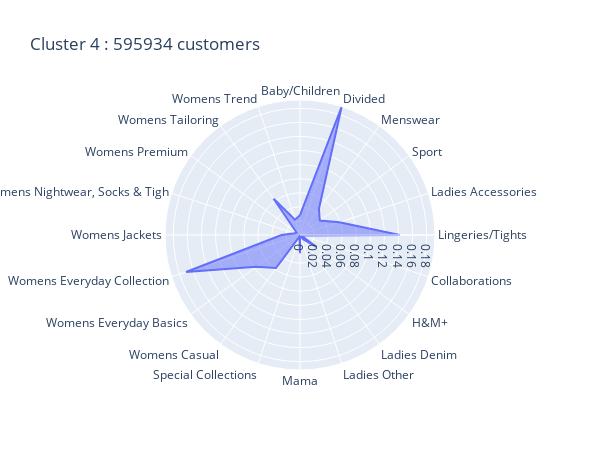

Source (notebook cell):
### Code cell
cluster_order = pd.Series(cluster_labels).value_counts().iteritems()

# show the radar plot for each cluster in the order of the number of customers
for i, number in cluster_order:
    fig = px.line_polar(centers, r=i, theta='r', line_close=True,title=f'Cluster {i} : {number} customers',width = 600, height=450)
    fig.update_traces(fill='toself')
    fig.show()
    display((centers[[str(i)]]*100).applymap('{:,.2f}%'.format).T.rename(columns=centers['r']))
    print(i, number)

### Figure 1 — Plotly figure (JSON) as saved in the notebook; plotly's stock layout.template omitted (floating-point values rounded to 4 significant figures)
{"data": [{"fill": "toself", "hovertemplate": "4=%{r}<br>r=%{theta}<extra></extra>", "legendgroup": "", "line": {"color": "#636efa", "dash": "solid"}, "marker": {"symbol": "circle"}, "mode": "lines", "name": "", "r": [0.02823, 0.1918, 0.04581, 0.03475, 0.05894, 0.1417, 0.002162, 0.02891, 0.007251, 3.646e-05, 0.02582, 0.002413, 0.05809, 0.07704, 0.1703, 0.02615, 0.007907, 0.006078, 0.06377, 0.02289, 0.02823], "showlegend": false, "subplot": "polar", "theta": ["Baby/Children", "Divided", "Menswear", "Sport", "Ladies Accessories", "Lingeries/Tights", "Collaborations", "H&M+", "Ladies Denim", "Ladies Other", "Mama", "Special Collections", "Womens Casual", "Womens Everyday Basics", "Womens Everyday Collection", "Womens Jackets", "Womens Nightwear, Socks & Tigh", "Womens Premium", "Womens Tailoring", "Womens Trend", "Baby/Children"], "type": "scatterpolar"}], "layout": {"height": 450, "legend": {"tracegroupgap": 0}, "polar": {"angularaxis": {"direction": "clockwise", "rotation": 90, "type": "category"}, "domain": {"x": [0, 1], "y": [0, 1]}, "radialaxis": {"autorange": true, "range": [0, 0.1918], "type": "linear"}}, "title": {"text": "Cluster 4 : 595934 customers"}, "width": 600}}
